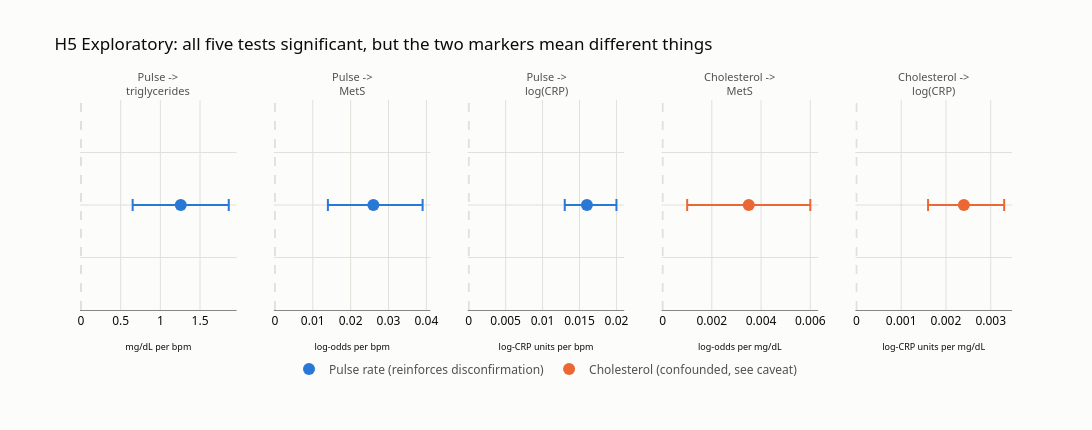

Notebook code cell kept with this figure:
### Markdown cell above
## Chart 4: H5 Exploratory Markers

### Code cell
tests = [
    dict(name='Pulse -><br>triglycerides', coef=1.257, lo=0.651, hi=1.862, marker='pulse', xlabel='mg/dL per bpm'),
    dict(name='Pulse -><br>MetS', coef=0.026, lo=0.014, hi=0.039, marker='pulse', xlabel='log-odds per bpm'),
    dict(name='Pulse -><br>log(CRP)', coef=0.016, lo=0.013, hi=0.020, marker='pulse', xlabel='log-CRP units per bpm'),
    dict(name='Cholesterol -><br>MetS', coef=0.0035, lo=0.0010, hi=0.0060, marker='cholesterol', xlabel='log-odds per mg/dL'),
    dict(name='Cholesterol -><br>log(CRP)', coef=0.0024, lo=0.0016, hi=0.0033, marker='cholesterol', xlabel='log-CRP units per mg/dL'),
]

fig4 = make_subplots(rows=1, cols=5, subplot_titles=[t['name'] for t in tests])

for i, t in enumerate(tests):
    color = blue if t['marker'] == 'pulse' else orange
    fig4.add_trace(go.Scatter(
        x=[t['coef']], y=[0],
        error_x=dict(type='data', symmetric=False, array=[t['hi']-t['coef']], arrayminus=[t['coef']-t['lo']], color=color, thickness=2, width=6),
        mode='markers', marker=dict(color=color, size=12),
        showlegend=False,
        hovertemplate=f"coef={t['coef']:.4f}<br>95% CI [{t['lo']:.4f}, {t['hi']:.4f}]<extra></extra>",
    ), row=1, col=i+1)
    fig4.add_vline(x=0, line_dash='dash', line_color=grid, row=1, col=i+1)
    fig4.update_xaxes(title_text=t['xlabel'], title_font_size=9, row=1, col=i+1, gridcolor=grid, zeroline=False, linecolor=muted)
    fig4.update_yaxes(showticklabels=False, row=1, col=i+1, gridcolor=grid, zeroline=False)

fig4.add_trace(go.Scatter(x=[None], y=[None], mode='markers', marker=dict(color=blue, size=12), name='Pulse rate (reinforces disconfirmation)'))
fig4.add_trace(go.Scatter(x=[None], y=[None], mode='markers', marker=dict(color=orange, size=12), name='Cholesterol (confounded, see caveat)'))

fig4.update_layout(
    title='H5 Exploratory: all five tests significant, but the two markers mean different things',
    plot_bgcolor=surface, paper_bgcolor=surface,
    font=dict(color=ink, family='system-ui, -apple-system, "Segoe UI", sans-serif'),
    legend=dict(font=dict(color=secondary_ink), orientation='h', yanchor='bottom', y=-0.35, xanchor='center', x=0.5),
    height=430, width=1150,
    margin=dict(t=100, b=120),
)
for ann in fig4['layout']['annotations']:
    ann['font'] = dict(color=secondary_ink, size=11)

fig4.show()

### Figure 1 — Plotly figure (JSON) as saved in the notebook; plotly's stock layout.template omitted (floating-point values rounded to 4 significant figures)
{"data": [{"error_x": {"array": [0.605], "arrayminus": [0.606], "color": "#2a78d6", "symmetric": false, "thickness": 2, "type": "data", "width": 6}, "hovertemplate": "coef=1.2570<br>95% CI [0.6510, 1.8620]<extra></extra>", "marker": {"color": "#2a78d6", "size": 12}, "mode": "markers", "showlegend": false, "type": "scatter", "x": [1.257], "xaxis": "x", "y": [0], "yaxis": "y"}, {"error_x": {"array": [0.013], "arrayminus": [0.012], "color": "#2a78d6", "symmetric": false, "thickness": 2, "type": "data", "width": 6}, "hovertemplate": "coef=0.0260<br>95% CI [0.0140, 0.0390]<extra></extra>", "marker": {"color": "#2a78d6", "size": 12}, "mode": "markers", "showlegend": false, "type": "scatter", "x": [0.026], "xaxis": "x2", "y": [0], "yaxis": "y2"}, {"error_x": {"array": [0.004], "arrayminus": [0.003], "color": "#2a78d6", "symmetric": false, "thickness": 2, "type": "data", "width": 6}, "hovertemplate": "coef=0.0160<br>95% CI [0.0130, 0.0200]<extra></extra>", "marker": {"color": "#2a78d6", "size": 12}, "mode": "markers", "showlegend": false, "type": "scatter", "x": [0.016], "xaxis": "x3", "y": [0], "yaxis": "y3"}, {"error_x": {"array": [0.0025], "arrayminus": [0.0025], "color": "#eb6834", "symmetric": false, "thickness": 2, "type": "data", "width": 6}, "hovertemplate": "coef=0.0035<br>95% CI [0.0010, 0.0060]<extra></extra>", "marker": {"color": "#eb6834", "size": 12}, "mode": "markers", "showlegend": false, "type": "scatter", "x": [0.0035], "xaxis": "x4", "y": [0], "yaxis": "y4"}, {"error_x": {"array": [0.0009], "arrayminus": [0.0008], "color": "#eb6834", "symmetric": false, "thickness": 2, "type": "data", "width": 6}, "hovertemplate": "coef=0.0024<br>95% CI [0.0016, 0.0033]<extra></extra>", "marker": {"color": "#eb6834", "size": 12}, "mode": "markers", "showlegend": false, "type": "scatter", "x": [0.0024], "xaxis": "x5", "y": [0], "yaxis": "y5"}, {"marker": {"color": "#2a78d6", "size": 12}, "mode": "markers", "name": "Pulse rate (reinforces disconfirmation)", "type": "scatter", "x": [null], "y": [null]}, {"marker": {"color": "#eb6834", "size": 12}, "mode": "markers", "name": "Cholesterol (confounded, see caveat)", "type": "scatter", "x": [null], "y": [null]}], "layout": {"annotations": [{"font": {"color": "#52514e", "size": 11}, "showarrow": false, "text": "Pulse -><br>triglycerides", "x": 0.084, "xanchor": "center", "xref": "paper", "y": 1, "yanchor": "bottom", "yref": "paper"}, {"font": {"color": "#52514e", "size": 11}, "showarrow": false, "text": "Pulse -><br>MetS", "x": 0.292, "xanchor": "center", "xref": "paper", "y": 1, "yanchor": "bottom", "yref": "paper"}, {"font": {"color": "#52514e", "size": 11}, "showarrow": false, "text": "Pulse -><br>log(CRP)", "x": 0.5, "xanchor": "center", "xref": "paper", "y": 1, "yanchor": "bottom", "yref": "paper"}, {"font": {"color": "#52514e", "size": 11}, "showarrow": false, "text": "Cholesterol -><br>MetS", "x": 0.708, "xanchor": "center", "xref": "paper", "y": 1, "yanchor": "bottom", "yref": "paper"}, {"font": {"color": "#52514e", "size": 11}, "showarrow": false, "text": "Cholesterol -><br>log(CRP)", "x": 0.916, "xanchor": "center", "xref": "paper", "y": 1, "yanchor": "bottom", "yref": "paper"}], "font": {"color": "#0b0b0b", "family": "system-ui, -apple-system, \"Segoe UI\", sans-serif"}, "height": 430, "legend": {"font": {"color": "#52514e"}, "orientation": "h", "x": 0.5, "xanchor": "center", "y": -0.35, "yanchor": "bottom"}, "margin": {"b": 120, "t": 100}, "paper_bgcolor": "#fcfcfb", "plot_bgcolor": "#fcfcfb", "shapes": [{"line": {"color": "#e1e0d9", "dash": "dash"}, "type": "line", "x0": 0, "x1": 0, "xref": "x", "y0": 0, "y1": 1, "yref": "y domain"}, {"line": {"color": "#e1e0d9", "dash": "dash"}, "type": "line", "x0": 0, "x1": 0, "xref": "x2", "y0": 0, "y1": 1, "yref": "y2 domain"}, {"line": {"color": "#e1e0d9", "dash": "dash"}, "type": "line", "x0": 0, "x1": 0, "xref": "x3", "y0": 0, "y1": 1, "yref": "y3 domain"}, {"line": {"color": "#e1e0d9", "dash": "dash"}, "type": "line", "x0": 0, "x1": 0, "xref": "x4", "y0": 0, "y1": 1, "yref": "y4 domain"}, {"line": {"color": "#e1e0d9", "dash": "dash"}, "type": "line", "x0": 0, "x1": 0, "xref": "x5", "y0": 0, "y1": 1, "yref": "y5 domain"}], "title": {"text": "H5 Exploratory: all five tests significant, but the two markers mean different things"}, "width": 1150, "xaxis": {"anchor": "y", "domain": [0, 0.168], "gridcolor": "#e1e0d9", "linecolor": "#898781", "title": {"font": {"size": 9}, "text": "mg/dL per bpm"}, "zeroline": false}, "xaxis2": {"anchor": "y2", "domain": [0.208, 0.376], "gridcolor": "#e1e0d9", "linecolor": "#898781", "title": {"font": {"size": 9}, "text": "log-odds per bpm"}, "zeroline": false}, "xaxis3": {"anchor": "y3", "domain": [0.416, 0.584], "gridcolor": "#e1e0d9", "linecolor": "#898781", "title": {"font": {"size": 9}, "text": "log-CRP units per bpm"}, "zeroline": false}, "xaxis4": {"anchor": "y4", "domain": [0.624, 0.792], "gridcolor": "#e1e0d9", "linecolor": "#898781", "title": {"font": {"size": 9}, "text": "log-odds per mg/dL"}, "zeroline": false}, "xaxis5": {"anchor": "y5", "domain": [0.832, 1], "gridcolor": "#e1e0d9", "linecolor": "#898781", "title": {"font": {"size": 9}, "text": "log-CRP units per mg/dL"}, "zeroline": false}, "yaxis": {"anchor": "x", "domain": [0, 1], "gridcolor": "#e1e0d9", "showticklabels": false, "zeroline": false}, "yaxis2": {"anchor": "x2", "domain": [0, 1], "gridcolor": "#e1e0d9", "showticklabels": false, "zeroline": false}, "yaxis3": {"anchor": "x3", "domain": [0, 1], "gridcolor": "#e1e0d9", "showticklabels": false, "zeroline": false}, "yaxis4": {"anchor": "x4", "domain": [0, 1], "gridcolor": "#e1e0d9", "showticklabels": false, "zeroline": false}, "yaxis5": {"anchor": "x5", "domain": [0, 1], "gridcolor": "#e1e0d9", "showticklabels": false, "zeroline": false}}}
